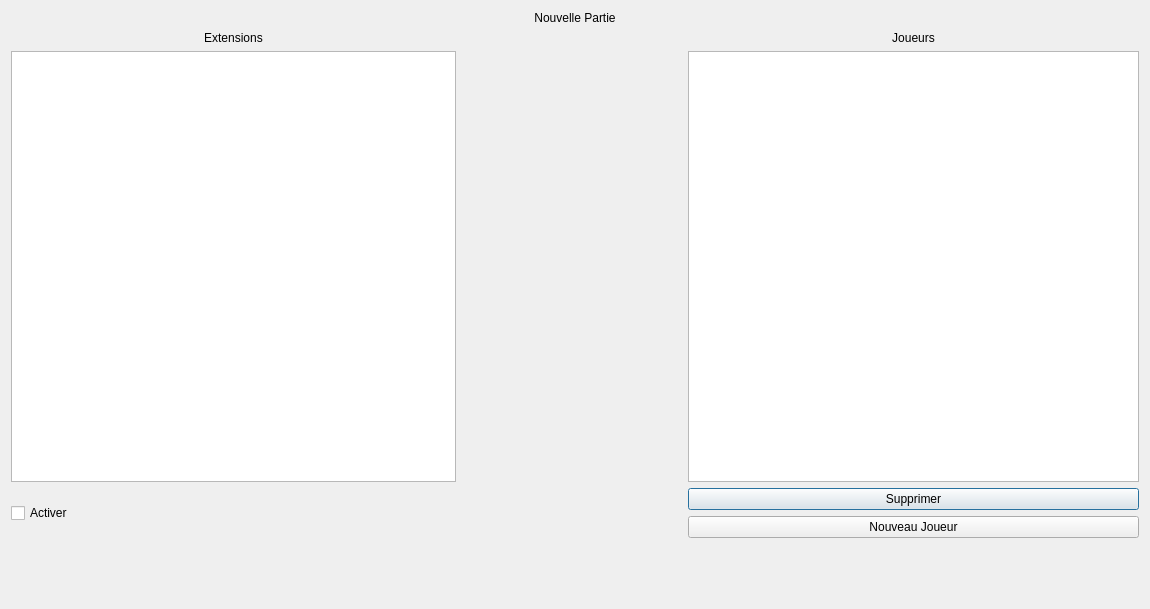
<?xml version="1.0" encoding="UTF-8"?>
<ui version="4.0">
 <class>ParametresPartie</class>
 <widget class="QDialog" name="ParametresPartie">
  <property name="geometry">
   <rect>
    <x>0</x>
    <y>0</y>
    <width>1150</width>
    <height>609</height>
   </rect>
  </property>
  <property name="windowTitle">
   <string>Dialog</string>
  </property>
  <layout class="QGridLayout" name="gridLayout_2">
   <item row="0" column="0">
    <layout class="QGridLayout" name="gridLayout">
     <item row="2" column="0" colspan="2">
      <widget class="QListWidget" name="listWidget"/>
     </item>
     <item row="4" column="2">
      <spacer name="horizontalSpacer_3">
       <property name="orientation">
        <enum>Qt::Horizontal</enum>
       </property>
       <property name="sizeHint" stdset="0">
        <size>
         <width>40</width>
         <height>20</height>
        </size>
       </property>
      </spacer>
     </item>
     <item row="6" column="0">
      <spacer name="horizontalSpacer_6">
       <property name="orientation">
        <enum>Qt::Horizontal</enum>
       </property>
       <property name="sizeHint" stdset="0">
        <size>
         <width>40</width>
         <height>20</height>
        </size>
       </property>
      </spacer>
     </item>
     <item row="1" column="0" colspan="2">
      <widget class="QLabel" name="label_2">
       <property name="text">
        <string>Extensions</string>
       </property>
       <property name="alignment">
        <set>Qt::AlignCenter</set>
       </property>
      </widget>
     </item>
     <item row="5" column="4">
      <spacer name="verticalSpacer">
       <property name="orientation">
        <enum>Qt::Vertical</enum>
       </property>
       <property name="sizeType">
        <enum>QSizePolicy::Preferred</enum>
       </property>
       <property name="sizeHint" stdset="0">
        <size>
         <width>20</width>
         <height>40</height>
        </size>
       </property>
      </spacer>
     </item>
     <item row="0" column="0" colspan="6">
      <widget class="QLabel" name="label">
       <property name="text">
        <string>Nouvelle Partie</string>
       </property>
       <property name="alignment">
        <set>Qt::AlignCenter</set>
       </property>
      </widget>
     </item>
     <item row="6" column="4">
      <spacer name="horizontalSpacer_4">
       <property name="orientation">
        <enum>Qt::Horizontal</enum>
       </property>
       <property name="sizeHint" stdset="0">
        <size>
         <width>40</width>
         <height>20</height>
        </size>
       </property>
      </spacer>
     </item>
     <item row="3" column="0" rowspan="2" colspan="2">
      <widget class="QCheckBox" name="checkBox">
       <property name="layoutDirection">
        <enum>Qt::LeftToRight</enum>
       </property>
       <property name="text">
        <string>Activer</string>
       </property>
      </widget>
     </item>
     <item row="6" column="1">
      <spacer name="horizontalSpacer_7">
       <property name="orientation">
        <enum>Qt::Horizontal</enum>
       </property>
       <property name="sizeHint" stdset="0">
        <size>
         <width>40</width>
         <height>20</height>
        </size>
       </property>
      </spacer>
     </item>
     <item row="6" column="3">
      <spacer name="horizontalSpacer">
       <property name="orientation">
        <enum>Qt::Horizontal</enum>
       </property>
       <property name="sizeHint" stdset="0">
        <size>
         <width>40</width>
         <height>20</height>
        </size>
       </property>
      </spacer>
     </item>
     <item row="2" column="3" colspan="3">
      <widget class="QListWidget" name="listWidget_2"/>
     </item>
     <item row="1" column="3" colspan="3">
      <widget class="QLabel" name="label_3">
       <property name="text">
        <string>Joueurs</string>
       </property>
       <property name="alignment">
        <set>Qt::AlignCenter</set>
       </property>
      </widget>
     </item>
     <item row="3" column="3" colspan="3">
      <widget class="QPushButton" name="pbSupprimer">
       <property name="text">
        <string>Supprimer</string>
       </property>
      </widget>
     </item>
     <item row="4" column="3" colspan="3">
      <widget class="QPushButton" name="pbNouveauJoueur">
       <property name="text">
        <string>Nouveau Joueur</string>
       </property>
      </widget>
     </item>
    </layout>
   </item>
  </layout>
 </widget>
 <resources/>
 <connections/>
</ui>
